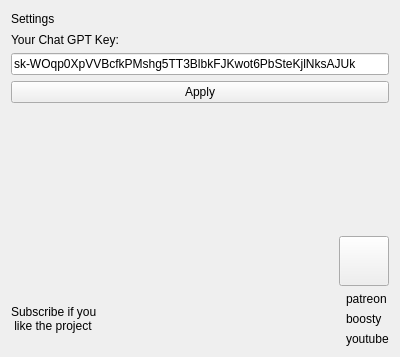
<?xml version="1.0" encoding="UTF-8"?>
<ui version="4.0">
 <class>Settings</class>
 <widget class="QWidget" name="Settings">
  <property name="geometry">
   <rect>
    <x>0</x>
    <y>0</y>
    <width>400</width>
    <height>357</height>
   </rect>
  </property>
  <property name="windowTitle">
   <string>Form</string>
  </property>
  <layout class="QVBoxLayout" name="verticalLayout_3">
   <item>
    <widget class="QLabel" name="label">
     <property name="minimumSize">
      <size>
       <width>304</width>
       <height>16</height>
      </size>
     </property>
     <property name="styleSheet">
      <string notr="true">font: 16pt &quot;MS Shell Dlg 2&quot;;</string>
     </property>
     <property name="text">
      <string>Settings</string>
     </property>
    </widget>
   </item>
   <item>
    <layout class="QVBoxLayout" name="verticalLayout">
     <item>
      <widget class="QLabel" name="label_2">
       <property name="text">
        <string>Your Chat GPT Key:</string>
       </property>
      </widget>
     </item>
     <item>
      <widget class="QLineEdit" name="lineEditKey">
       <property name="text">
        <string>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</string>
       </property>
      </widget>
     </item>
     <item>
      <widget class="QPushButton" name="pushButton">
       <property name="text">
        <string>Apply</string>
       </property>
      </widget>
     </item>
    </layout>
   </item>
   <item>
    <spacer name="verticalSpacer">
     <property name="orientation">
      <enum>Qt::Vertical</enum>
     </property>
     <property name="sizeHint" stdset="0">
      <size>
       <width>20</width>
       <height>67</height>
      </size>
     </property>
    </spacer>
   </item>
   <item>
    <layout class="QHBoxLayout" name="horizontalLayout">
     <item>
      <spacer name="horizontalSpacer">
       <property name="orientation">
        <enum>Qt::Horizontal</enum>
       </property>
       <property name="sizeHint" stdset="0">
        <size>
         <width>40</width>
         <height>20</height>
        </size>
       </property>
      </spacer>
     </item>
     <item>
      <widget class="QPushButton" name="pushButton_back">
       <property name="minimumSize">
        <size>
         <width>50</width>
         <height>50</height>
        </size>
       </property>
       <property name="maximumSize">
        <size>
         <width>50</width>
         <height>50</height>
        </size>
       </property>
       <property name="text">
        <string/>
       </property>
       <property name="icon">
        <iconset resource="Image.qrc">
         <normaloff>:/Images/back.png</normaloff>:/Images/back.png</iconset>
       </property>
       <property name="iconSize">
        <size>
         <width>50</width>
         <height>50</height>
        </size>
       </property>
      </widget>
     </item>
    </layout>
   </item>
   <item>
    <layout class="QHBoxLayout" name="horizontalLayout_2">
     <item>
      <widget class="QLabel" name="label_3">
       <property name="text">
        <string>Subscribe if you 
 like the project</string>
       </property>
      </widget>
     </item>
     <item>
      <spacer name="horizontalSpacer_2">
       <property name="orientation">
        <enum>Qt::Horizontal</enum>
       </property>
       <property name="sizeHint" stdset="0">
        <size>
         <width>40</width>
         <height>20</height>
        </size>
       </property>
      </spacer>
     </item>
     <item>
      <layout class="QVBoxLayout" name="verticalLayout_2">
       <item>
        <widget class="QLabel" name="label_help_patreon">
         <property name="text">
          <string>patreon</string>
         </property>
        </widget>
       </item>
       <item>
        <widget class="QLabel" name="label_help_boosty">
         <property name="text">
          <string>boosty</string>
         </property>
        </widget>
       </item>
       <item>
        <widget class="QLabel" name="label_youtube">
         <property name="text">
          <string>youtube</string>
         </property>
        </widget>
       </item>
      </layout>
     </item>
    </layout>
   </item>
  </layout>
 </widget>
 <resources>
  <include location="Image.qrc"/>
 </resources>
 <connections/>
</ui>
